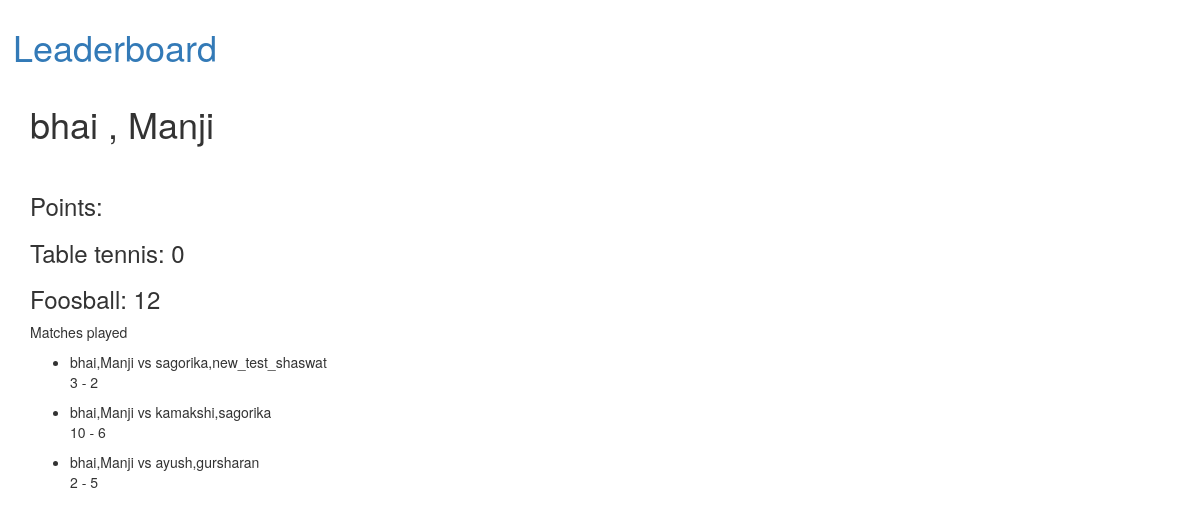
Screenshot of /team/20 with the database file from the repository.
### competition/models.py (models this page shows, shortened)
class Team(models.Model):
    player1 = models.ForeignKey(Player, on_delete=models.CASCADE, related_name="first")
    player2 = models.ForeignKey(Player, on_delete=models.CASCADE, related_name="second")
    tt_points = models.IntegerField(default=0, blank=True, null=True)
    foosball_points = models.IntegerField(default=0, blank=True, null=True)
    class Meta:
        unique_together = ['player1', 'player2']
    def __str__(self):
        return self.player1.__str__() + ',' + self.player2.__str__()

class Player(models.Model):
    name = models.CharField(max_length=50)
    def __str__(self):
        return self.name

class Match(models.Model):
    team1 = models.ForeignKey(Team, on_delete=models.CASCADE, related_name="team1")
    team2 = models.ForeignKey(Team, on_delete=models.CASCADE, related_name="team2")
    team1_score = models.IntegerField(default=0)
    team2_score = models.IntegerField(default=0)
    game = models.CharField(max_length=10, choices=GAME_TYPES)
    comptn = models.ForeignKey(Competition, on_delete=models.CASCADE, blank=True, null=True, default=None)

### competition/views.py (the view)
# urls.py: url('team/(?P<pk>\d+)', teamDetail, name='team-detail'),
def teamDetail(request, pk):
    team = Team.objects.get(pk=pk)
    matches = Match.objects.filter(Q(team1=team) | Q(team2=team))
    content = {
        'team': team,
        'matches': matches
    }
    return render(request, 'team/detail.html', {'content': content})

### competition/templates/team/detail.html
{% extends "base.html" %}
{% load static %}
{% block content %}
<h1>{{ content.team.player1 }} , {{ content.team.player2 }} </h1>
<br>
<h3> Points:</h3>
<h3>Table tennis: {{ content.team.tt_points }}</h3>
<h3>Foosball: {{ content.team.foosball_points }}</h3>
<p>Matches played
	<ul>
		{% for match in content.matches %}
		<li>{{ match.team1 }} vs {{ match.team2 }}</li>
		<p>{{ match.team1_score }} - {{ match.team2_score }}</p>
		{% endfor %}
	</ul>
</p>
{% endblock %}

### rows the page displays
Team: team.player1 "bhai", team.player2 "Manji", team.tt_points "0", team.foosball_points "12"
Match: team1 "bhai,Manji", team2 "sagorika,new_test_shaswat", team1_score "3", team2_score "2"
Match: team1 "bhai,Manji", team2 "kamakshi,sagorika", team1_score "10", team2_score "6"
Match: team1 "bhai,Manji", team2 "ayush,gursharan", team1_score "2", team2_score "5"
